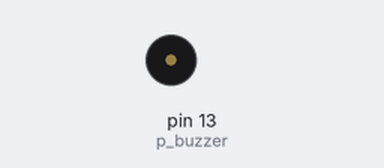
A sketch run on a simulated Arduino Uno, built with avr-gcc and run on an emulated ATmega328P. Shown: buzzer (waves = sounding).

Above: at 0.22 s.
At 6.4 s:
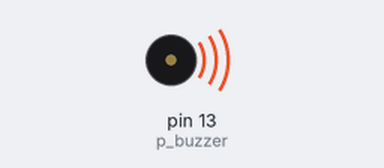
Timing chart, 0 to 6.7 s (numbered marks = the images above):
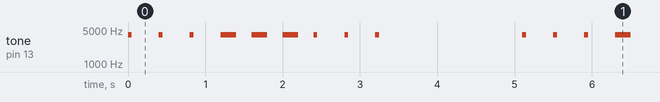

The sketch:

projeto8_buzzer_sos.ino
```cpp
int p_buzzer = 13;

void setup() {
  pinMode(p_buzzer, OUTPUT);
}

void loop() {

  // 3 pontos (rápido)
  tone(p_buzzer, 4000,  50); //frequencia e tempo
  delay(200);
  noTone(p_buzzer); //parar
  delay(200);

  tone(p_buzzer, 4000, 50);
  delay(200);
  noTone(p_buzzer);
  delay(200);

  tone(p_buzzer, 4000, 50);
  delay(200);
  noTone(p_buzzer);
  delay(200);

  // 3 barras (longo)
  tone(p_buzzer, 4000, 1000);
  delay(200);
  noTone(p_buzzer);
  delay(200);

  tone(p_buzzer, 4000, 1000);
  delay(200);
  noTone(p_buzzer);
  delay(200);

  tone(p_buzzer, 4000, 1000);
  delay(200);
  noTone(p_buzzer);
  delay(200);

  // 3 pontos (rápido)
  tone(p_buzzer, 4000, 50);
  delay(200);
  noTone(p_buzzer);
  delay(200);

  tone(p_buzzer, 4000, 50);
  delay(200);
  noTone(p_buzzer);
  delay(200);

  tone(p_buzzer, 4000, 50);
  delay(200);
  noTone(p_buzzer);
  delay(200);

  delay(1500);
}
```

Measured:
- by itself, tone on pin 13 (p_buzzer): repeats every 5.1 s: 2 × (silent 0.35 s, 4000 Hz 0.05 s), silent 0.35 s, 3 × (4000 Hz 0.20 s, silent 0.20 s), 2 × (4000 Hz 0.05 s, silent 0.35 s), 4000 Hz 0.05 s, silent 1.9 s, 4000 Hz 0.05 s
